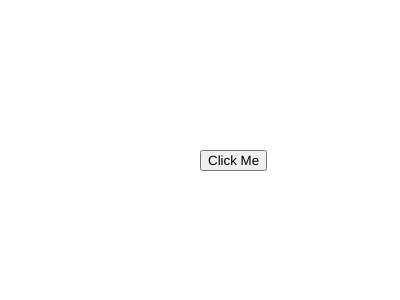
Frame 1 (no input)
Frame 60 (no input): identical to frame 1, image omitted
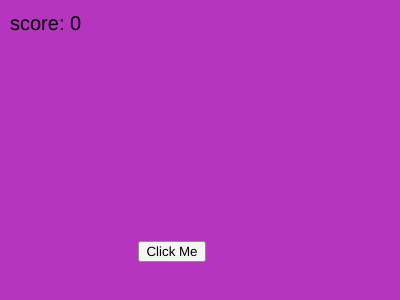
Frame 120 (the mouse pressed at the canvas centre since frame 60)

The p5.js sketch that drew these frames (run headless with seeded random() and noise() and a simulated clock; from frame 60 on, the mouse is pressed at the canvas centre):

// p5.js sketch
// ── sketch.js
var button;
score = 0
function setup() {
  createCanvas(400, 300);
  button = createButton("Click Me");
  button.position(width/2,height/2);
  button.mousePressed(randomLocation)
}

function draw() { 
 
}  



function randomLocation() {
	background(random(255), random(255), random(255));
	button.position(random(width),random(height));
  textSize(20);
	text("score: " + score , 10, 30);
	fill('black');
  score = score + 1
} 


// 
